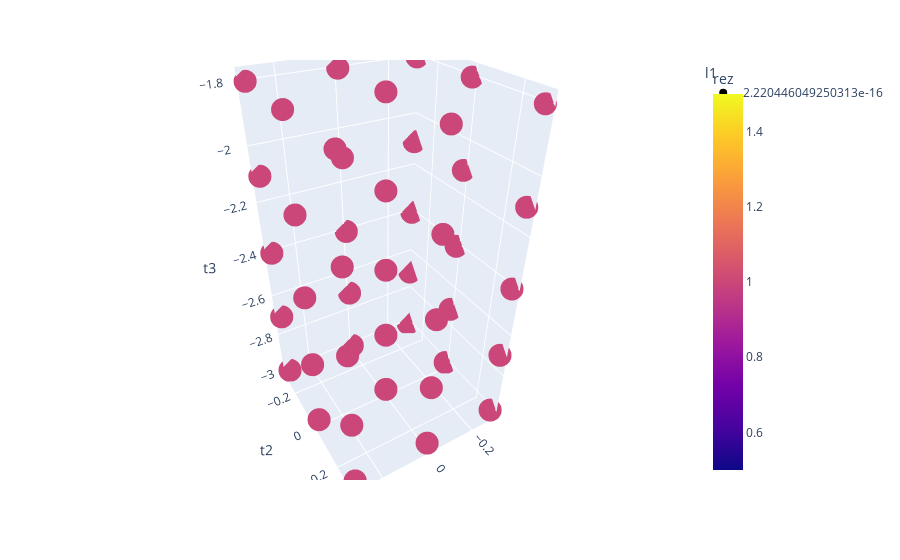

Notebook code cell kept with this figure:
### Code cell
px.scatter_3d(df[df['rez'] == 1], x='l1', y='l2', z='t3', color='rez', symbol='l1', height = 1000)

### Figure 1 — Plotly figure (JSON) as saved in the notebook; plotly's stock layout.template omitted (floating-point values rounded to 4 significant figures)
{"data": [{"hovertemplate": "l1=2.220446049250313e-16<br>t1=%{x}<br>t2=%{y}<br>t3=%{z}<br>rez=%{marker.color}<extra></extra>", "legendgroup": "2.220446049250313e-16", "marker": {"color": [1, 1, 1, 1, 1, 1, 1, 1, 1, 1, 1, 1, 1, 1, 1, 1, 1, 1, 1, 1, 1, 1, 1, 1, 1, 1, 1, 1, 1, 1, 1, 1, 1, 1, 1, 1, 1, 1, 1, 1, 1, 1, 1, 1, 1], "coloraxis": "coloraxis", "symbol": "circle"}, "mode": "markers", "name": "2.220446049250313e-16", "scene": "scene", "showlegend": true, "type": "scatter3d", "x": [-0.3, -0.3, -0.3, -0.3, -0.3, -0.3, -0.3, -0.3, -0.3, -0.3, -0.3, -0.3, -0.3, -0.3, -0.3, 0, 0, 0, 0, 0, 0, 0, 0, 0, 0, 0, 0, 0, 0, 0, 0.3, 0.3, 0.3, 0.3, 0.3, 0.3, 0.3, 0.3, 0.3, 0.3, 0.3, 0.3, 0.3, 0.3, 0.3], "y": [-0.3, -0.3, -0.3, -0.3, -0.3, 0, 0, 0, 0, 0, 0.3, 0.3, 0.3, 0.3, 0.3, -0.3, -0.3, -0.3, -0.3, -0.3, 0, 0, 0, 0, 0, 0.3, 0.3, 0.3, 0.3, 0.3, -0.3, -0.3, -0.3, -0.3, -0.3, 0, 0, 0, 0, 0, 0.3, 0.3, 0.3, 0.3, 0.3], "z": [-3, -2.7, -2.4, -2.1, -1.8, -3, -2.7, -2.4, -2.1, -1.8, -3, -2.7, -2.4, -2.1, -1.8, -3, -2.7, -2.4, -2.1, -1.8, -3, -2.7, -2.4, -2.1, -1.8, -3, -2.7, -2.4, -2.1, -1.8, -3, -2.7, -2.4, -2.1, -1.8, -3, -2.7, -2.4, -2.1, -1.8, -3, -2.7, -2.4, -2.1, -1.8]}], "layout": {"autosize": true, "coloraxis": {"colorbar": {"title": {"text": "rez"}}, "colorscale": [[0, "#0d0887"], [0.1111, "#46039f"], [0.2222, "#7201a8"], [0.3333, "#9c179e"], [0.4444, "#bd3786"], [0.5556, "#d8576b"], [0.6667, "#ed7953"], [0.7778, "#fb9f3a"], [0.8889, "#fdca26"], [1, "#f0f921"]]}, "legend": {"title": {"text": "l1"}, "tracegroupgap": 0}, "margin": {"t": 60}, "scene": {"aspectmode": "auto", "aspectratio": {"x": 0.7937, "y": 0.7937, "z": 1.587}, "camera": {"center": {"x": 0, "y": 0, "z": 0}, "eye": {"x": 0.8981, "y": 1.523, "z": 1.25}, "projection": {"type": "perspective"}, "up": {"x": 0, "y": 0, "z": 1}}, "domain": {"x": [0, 1], "y": [0, 1]}, "xaxis": {"title": {"text": "t1"}, "type": "linear"}, "yaxis": {"title": {"text": "t2"}, "type": "linear"}, "zaxis": {"title": {"text": "t3"}, "type": "linear"}}}}
